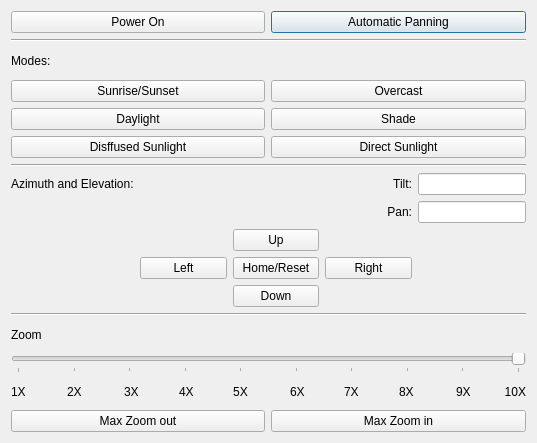
<?xml version="1.0" encoding="UTF-8"?>
<ui version="4.0">
 <class>Dialog</class>
 <widget class="QDialog" name="Dialog">
  <property name="enabled">
   <bool>true</bool>
  </property>
  <property name="geometry">
   <rect>
    <x>0</x>
    <y>0</y>
    <width>537</width>
    <height>443</height>
   </rect>
  </property>
  <property name="sizePolicy">
   <sizepolicy hsizetype="Preferred" vsizetype="MinimumExpanding">
    <horstretch>0</horstretch>
    <verstretch>0</verstretch>
   </sizepolicy>
  </property>
  <property name="cursor">
   <cursorShape>ArrowCursor</cursorShape>
  </property>
  <property name="mouseTracking">
   <bool>false</bool>
  </property>
  <property name="focusPolicy">
   <enum>Qt::WheelFocus</enum>
  </property>
  <property name="contextMenuPolicy">
   <enum>Qt::PreventContextMenu</enum>
  </property>
  <property name="windowTitle">
   <string>A.C.E.S.</string>
  </property>
  <property name="windowIcon">
   <iconset>
    <normaloff>camera icon.png</normaloff>camera icon.png</iconset>
  </property>
  <property name="windowOpacity">
   <double>1.000000000000000</double>
  </property>
  <property name="toolTipDuration">
   <number>-2</number>
  </property>
  <property name="layoutDirection">
   <enum>Qt::RightToLeft</enum>
  </property>
  <property name="sizeGripEnabled">
   <bool>false</bool>
  </property>
  <layout class="QVBoxLayout" name="verticalLayout">
   <item>
    <layout class="QHBoxLayout" name="horizontalLayout">
     <item>
      <widget class="QPushButton" name="pushButton">
       <property name="cursor">
        <cursorShape>ArrowCursor</cursorShape>
       </property>
       <property name="focusPolicy">
        <enum>Qt::WheelFocus</enum>
       </property>
       <property name="contextMenuPolicy">
        <enum>Qt::NoContextMenu</enum>
       </property>
       <property name="text">
        <string>Automatic Panning</string>
       </property>
       <property name="checkable">
        <bool>false</bool>
       </property>
      </widget>
     </item>
     <item>
      <widget class="QPushButton" name="pushButton_2">
       <property name="enabled">
        <bool>true</bool>
       </property>
       <property name="mouseTracking">
        <bool>true</bool>
       </property>
       <property name="acceptDrops">
        <bool>false</bool>
       </property>
       <property name="inputMethodHints">
        <set>Qt::ImhHiddenText</set>
       </property>
       <property name="text">
        <string>Power On</string>
       </property>
       <property name="iconSize">
        <size>
         <width>9</width>
         <height>10</height>
        </size>
       </property>
       <property name="checkable">
        <bool>true</bool>
       </property>
       <property name="checked">
        <bool>false</bool>
       </property>
       <property name="autoDefault">
        <bool>true</bool>
       </property>
       <property name="default">
        <bool>false</bool>
       </property>
       <property name="flat">
        <bool>false</bool>
       </property>
      </widget>
     </item>
    </layout>
   </item>
   <item>
    <widget class="Line" name="line_3">
     <property name="orientation">
      <enum>Qt::Horizontal</enum>
     </property>
    </widget>
   </item>
   <item>
    <layout class="QGridLayout" name="Modes">
     <item row="3" column="0">
      <widget class="QPushButton" name="pushButton_8">
       <property name="text">
        <string>Shade</string>
       </property>
      </widget>
     </item>
     <item row="5" column="0">
      <widget class="QPushButton" name="pushButton_5">
       <property name="text">
        <string>Direct Sunlight</string>
       </property>
      </widget>
     </item>
     <item row="5" column="1">
      <widget class="QPushButton" name="pushButton_4">
       <property name="text">
        <string>Disffused Sunlight</string>
       </property>
      </widget>
     </item>
     <item row="2" column="1">
      <widget class="QPushButton" name="pushButton_9">
       <property name="text">
        <string>Sunrise/Sunset</string>
       </property>
      </widget>
     </item>
     <item row="2" column="0">
      <widget class="QPushButton" name="pushButton_6">
       <property name="text">
        <string>Overcast</string>
       </property>
      </widget>
     </item>
     <item row="0" column="1">
      <widget class="QLabel" name="label_2">
       <property name="text">
        <string>Modes:</string>
       </property>
      </widget>
     </item>
     <item row="3" column="1">
      <widget class="QPushButton" name="pushButton_7">
       <property name="text">
        <string>Daylight</string>
       </property>
      </widget>
     </item>
    </layout>
   </item>
   <item>
    <widget class="Line" name="line">
     <property name="orientation">
      <enum>Qt::Horizontal</enum>
     </property>
    </widget>
   </item>
   <item>
    <layout class="QVBoxLayout" name="AzEl">
     <item>
      <layout class="QGridLayout" name="gridLayout">
       <item row="3" column="2">
        <widget class="QPushButton" name="pushButton_10">
         <property name="enabled">
          <bool>true</bool>
         </property>
         <property name="baseSize">
          <size>
           <width>0</width>
           <height>0</height>
          </size>
         </property>
         <property name="text">
          <string>Up</string>
         </property>
         <property name="iconSize">
          <size>
           <width>16</width>
           <height>16</height>
          </size>
         </property>
        </widget>
       </item>
       <item row="5" column="0">
        <spacer name="horizontalSpacer_4">
         <property name="orientation">
          <enum>Qt::Horizontal</enum>
         </property>
         <property name="sizeHint" stdset="0">
          <size>
           <width>7</width>
           <height>20</height>
          </size>
         </property>
        </spacer>
       </item>
       <item row="3" column="1">
        <spacer name="horizontalSpacer_3">
         <property name="orientation">
          <enum>Qt::Horizontal</enum>
         </property>
         <property name="sizeHint" stdset="0">
          <size>
           <width>40</width>
           <height>20</height>
          </size>
         </property>
        </spacer>
       </item>
       <item row="3" column="3">
        <spacer name="horizontalSpacer_2">
         <property name="orientation">
          <enum>Qt::Horizontal</enum>
         </property>
         <property name="sizeHint" stdset="0">
          <size>
           <width>40</width>
           <height>20</height>
          </size>
         </property>
        </spacer>
       </item>
       <item row="5" column="3">
        <widget class="QPushButton" name="pushButton_12">
         <property name="text">
          <string>Left</string>
         </property>
        </widget>
       </item>
       <item row="6" column="2">
        <widget class="QPushButton" name="pushButton_11">
         <property name="text">
          <string>Down</string>
         </property>
        </widget>
       </item>
       <item row="5" column="4">
        <spacer name="horizontalSpacer_5">
         <property name="orientation">
          <enum>Qt::Horizontal</enum>
         </property>
         <property name="sizeHint" stdset="0">
          <size>
           <width>7</width>
           <height>20</height>
          </size>
         </property>
        </spacer>
       </item>
       <item row="2" column="2">
        <spacer name="horizontalSpacer">
         <property name="orientation">
          <enum>Qt::Horizontal</enum>
         </property>
         <property name="sizeHint" stdset="0">
          <size>
           <width>0</width>
           <height>0</height>
          </size>
         </property>
        </spacer>
       </item>
       <item row="5" column="1">
        <widget class="QPushButton" name="pushButton_13">
         <property name="text">
          <string>Right</string>
         </property>
        </widget>
       </item>
       <item row="0" column="0">
        <widget class="QLineEdit" name="lineEdit">
         <property name="maxLength">
          <number>32751</number>
         </property>
        </widget>
       </item>
       <item row="0" column="1">
        <widget class="QLabel" name="label_16">
         <property name="text">
          <string>Tilt:</string>
         </property>
         <property name="alignment">
          <set>Qt::AlignRight|Qt::AlignTrailing|Qt::AlignVCenter</set>
         </property>
        </widget>
       </item>
       <item row="1" column="0">
        <widget class="QLineEdit" name="lineEdit_2"/>
       </item>
       <item row="1" column="1">
        <widget class="QLabel" name="label_17">
         <property name="text">
          <string>Pan:</string>
         </property>
         <property name="alignment">
          <set>Qt::AlignRight|Qt::AlignTrailing|Qt::AlignVCenter</set>
         </property>
        </widget>
       </item>
       <item row="0" column="4">
        <widget class="QLabel" name="label_4">
         <property name="text">
          <string>Azimuth and Elevation:</string>
         </property>
        </widget>
       </item>
       <item row="5" column="2">
        <widget class="QPushButton" name="pushButton_3">
         <property name="text">
          <string>Home/Reset</string>
         </property>
        </widget>
       </item>
      </layout>
     </item>
    </layout>
   </item>
   <item>
    <widget class="Line" name="line_2">
     <property name="orientation">
      <enum>Qt::Horizontal</enum>
     </property>
    </widget>
   </item>
   <item>
    <layout class="QVBoxLayout" name="Zoom">
     <item>
      <widget class="QLabel" name="label">
       <property name="text">
        <string>Zoom</string>
       </property>
      </widget>
     </item>
     <item>
      <widget class="QSlider" name="horizontalSlider">
       <property name="pageStep">
        <number>10</number>
       </property>
       <property name="orientation">
        <enum>Qt::Horizontal</enum>
       </property>
       <property name="tickPosition">
        <enum>QSlider::TicksBelow</enum>
       </property>
       <property name="tickInterval">
        <number>11</number>
       </property>
      </widget>
     </item>
     <item>
      <layout class="QHBoxLayout" name="horizontalLayout_5">
       <item>
        <widget class="QLabel" name="label_7">
         <property name="text">
          <string>10X</string>
         </property>
         <property name="alignment">
          <set>Qt::AlignRight|Qt::AlignTrailing|Qt::AlignVCenter</set>
         </property>
        </widget>
       </item>
       <item>
        <spacer name="horizontalSpacer_22">
         <property name="orientation">
          <enum>Qt::Horizontal</enum>
         </property>
         <property name="sizeHint" stdset="0">
          <size>
           <width>45</width>
           <height>20</height>
          </size>
         </property>
        </spacer>
       </item>
       <item>
        <widget class="QLabel" name="label_13">
         <property name="maximumSize">
          <size>
           <width>16777213</width>
           <height>16777215</height>
          </size>
         </property>
         <property name="text">
          <string>9X</string>
         </property>
        </widget>
       </item>
       <item>
        <spacer name="horizontalSpacer_21">
         <property name="orientation">
          <enum>Qt::Horizontal</enum>
         </property>
         <property name="sizeHint" stdset="0">
          <size>
           <width>55</width>
           <height>20</height>
          </size>
         </property>
        </spacer>
       </item>
       <item>
        <widget class="QLabel" name="label_9">
         <property name="text">
          <string>8X</string>
         </property>
        </widget>
       </item>
       <item>
        <spacer name="horizontalSpacer_20">
         <property name="orientation">
          <enum>Qt::Horizontal</enum>
         </property>
         <property name="sizeHint" stdset="0">
          <size>
           <width>52</width>
           <height>20</height>
          </size>
         </property>
        </spacer>
       </item>
       <item>
        <widget class="QLabel" name="label_11">
         <property name="text">
          <string>7X</string>
         </property>
        </widget>
       </item>
       <item>
        <spacer name="horizontalSpacer_19">
         <property name="orientation">
          <enum>Qt::Horizontal</enum>
         </property>
         <property name="sizeHint" stdset="0">
          <size>
           <width>52</width>
           <height>20</height>
          </size>
         </property>
        </spacer>
       </item>
       <item>
        <widget class="QLabel" name="label_14">
         <property name="text">
          <string>6X</string>
         </property>
        </widget>
       </item>
       <item>
        <spacer name="horizontalSpacer_18">
         <property name="orientation">
          <enum>Qt::Horizontal</enum>
         </property>
         <property name="sizeHint" stdset="0">
          <size>
           <width>54</width>
           <height>20</height>
          </size>
         </property>
        </spacer>
       </item>
       <item>
        <widget class="QLabel" name="label_6">
         <property name="text">
          <string>5X</string>
         </property>
         <property name="alignment">
          <set>Qt::AlignCenter</set>
         </property>
        </widget>
       </item>
       <item>
        <spacer name="horizontalSpacer_17">
         <property name="orientation">
          <enum>Qt::Horizontal</enum>
         </property>
         <property name="sizeHint" stdset="0">
          <size>
           <width>52</width>
           <height>20</height>
          </size>
         </property>
        </spacer>
       </item>
       <item>
        <widget class="QLabel" name="label_10">
         <property name="text">
          <string>4X</string>
         </property>
        </widget>
       </item>
       <item>
        <spacer name="horizontalSpacer_16">
         <property name="orientation">
          <enum>Qt::Horizontal</enum>
         </property>
         <property name="sizeHint" stdset="0">
          <size>
           <width>52</width>
           <height>20</height>
          </size>
         </property>
        </spacer>
       </item>
       <item>
        <widget class="QLabel" name="label_8">
         <property name="text">
          <string>3X</string>
         </property>
        </widget>
       </item>
       <item>
        <spacer name="horizontalSpacer_15">
         <property name="orientation">
          <enum>Qt::Horizontal</enum>
         </property>
         <property name="sizeHint" stdset="0">
          <size>
           <width>55</width>
           <height>20</height>
          </size>
         </property>
        </spacer>
       </item>
       <item>
        <widget class="QLabel" name="label_12">
         <property name="text">
          <string>2X</string>
         </property>
         <property name="alignment">
          <set>Qt::AlignLeading|Qt::AlignLeft|Qt::AlignVCenter</set>
         </property>
        </widget>
       </item>
       <item>
        <spacer name="horizontalSpacer_14">
         <property name="orientation">
          <enum>Qt::Horizontal</enum>
         </property>
         <property name="sizeHint" stdset="0">
          <size>
           <width>53</width>
           <height>20</height>
          </size>
         </property>
        </spacer>
       </item>
       <item>
        <widget class="QLabel" name="label_5">
         <property name="text">
          <string>1X</string>
         </property>
        </widget>
       </item>
      </layout>
     </item>
     <item>
      <layout class="QHBoxLayout" name="horizontalLayout_4">
       <item>
        <widget class="QPushButton" name="pushButton_16">
         <property name="text">
          <string>Max Zoom in</string>
         </property>
        </widget>
       </item>
       <item>
        <widget class="QPushButton" name="pushButton_14">
         <property name="text">
          <string>Max Zoom out</string>
         </property>
        </widget>
       </item>
      </layout>
     </item>
    </layout>
   </item>
  </layout>
 </widget>
 <tabstops>
  <tabstop>pushButton_14</tabstop>
  <tabstop>pushButton_2</tabstop>
  <tabstop>pushButton_7</tabstop>
  <tabstop>pushButton_4</tabstop>
  <tabstop>pushButton_8</tabstop>
  <tabstop>pushButton_5</tabstop>
  <tabstop>pushButton_9</tabstop>
  <tabstop>pushButton_6</tabstop>
 </tabstops>
 <resources/>
 <connections/>
</ui>
